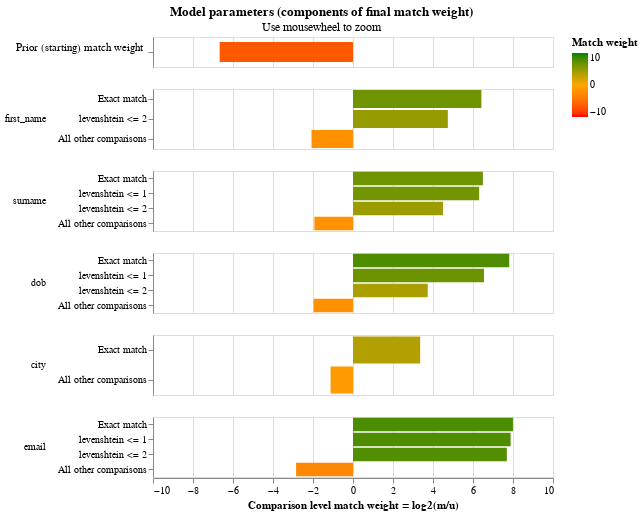

Notebook cell for this chart:
### Markdown cell above
## Visualising model parameters

The final estimated match weights can be viewed in the match weights chart:

### Code cell
linker.match_weights_chart()

### Figure 1 — Vega-Lite specification as saved in the notebook (floating-point values rounded to 4 significant figures)
{"$schema": "https://vega.github.io/schema/vega-lite/v5.2.json", "config": {"header": {"title": null}, "mark": {"tooltip": null}, "title": {"anchor": "middle"}, "view": {"height": 60, "width": 400}}, "data": {"values": [{"bayes_factor": 0.009834, "bayes_factor_description": "The probability that two random records drawn at random match is 0.010 or one in  102.7 records.This is equivalent to a starting match weight of -6.668.", "comparison_name": "probability_two_random_records_match", "comparison_sort_order": -1, "comparison_vector_value": 0, "has_tf_adjustments": false, "is_null_level": false, "label_for_charts": "", "log2_bayes_factor": -6.668, "m_probability": null, "m_probability_description": null, "max_comparison_vector_value": 0, "probability_two_random_records_match": 0.009738, "sql_condition": null, "tf_adjustment_column": null, "tf_adjustment_weight": null, "u_probability": null, "u_probability_description": null}, {"bayes_factor": 85.55, "bayes_factor_description": "If comparison level is `exact match` then comparison is 85.55 times more likely to be a match", "comparison_name": "first_name", "comparison_sort_order": 0, "comparison_vector_value": 2, "has_tf_adjustments": false, "is_null_level": false, "label_for_charts": "Exact match", "log2_bayes_factor": 6.419, "m_probability": 0.4956, "m_probability_description": "Amongst matching record comparisons, 49.56% of records are in the exact match comparison level", "max_comparison_vector_value": 2, "probability_two_random_records_match": 0.009738, "sql_condition": "first_name_l = first_name_r", "tf_adjustment_column": null, "tf_adjustment_weight": 1, "u_probability": 0.005794, "u_probability_description": "Amongst non-matching record comparisons, 0.58% of records are in the exact match comparison level"}, {"bayes_factor": 26.75, "bayes_factor_description": "If comparison level is `levenshtein <= 2` then comparison is 26.75 times more likely to be a match", "comparison_name": "first_name", "comparison_sort_order": 0, "comparison_vector_value": 1, "has_tf_adjustments": false, "is_null_level": false, "label_for_charts": "levenshtein <= 2", "log2_bayes_factor": 4.742, "m_probability": 0.2707, "m_probability_description": "Amongst matching record comparisons, 27.07% of records are in the levenshtein <= 2 comparison level", "max_comparison_vector_value": 2, "probability_two_random_records_match": 0.009738, "sql_condition": "levenshtein(first_name_l, first_name_r) <= 2", "tf_adjustment_column": null, "tf_adjustment_weight": 1, "u_probability": 0.01012, "u_probability_description": "Amongst non-matching record comparisons, 1.01% of records are in the levenshtein <= 2 comparison level"}, {"bayes_factor": 0.2374, "bayes_factor_description": "If comparison level is `all other comparisons` then comparison is  4.21 times less likely to be a match", "comparison_name": "first_name", "comparison_sort_order": 0, "comparison_vector_value": 0, "has_tf_adjustments": false, "is_null_level": false, "label_for_charts": "All other comparisons", "log2_bayes_factor": -2.074, "m_probability": 0.2336, "m_probability_description": "Amongst matching record comparisons, 23.36% of records are in the all other comparisons comparison level", "max_comparison_vector_value": 2, "probability_two_random_records_match": 0.009738, "sql_condition": "ELSE", "tf_adjustment_column": null, "tf_adjustment_weight": 1, "u_probability": 0.9841, "u_probability_description": "Amongst non-matching record comparisons, 98.41% of records are in the all other comparisons comparison level"}, {"bayes_factor": 90.17, "bayes_factor_description": "If comparison level is `exact match` then comparison is 90.17 times more likely to be a match", "comparison_name": "surname", "comparison_sort_order": 1, "comparison_vector_value": 3, "has_tf_adjustments": false, "is_null_level": false, "label_for_charts": "Exact match", "log2_bayes_factor": 6.495, "m_probability": 0.4409, "m_probability_description": "Amongst matching record comparisons, 44.09% of records are in the exact match comparison level", "max_comparison_vector_value": 3, "probability_two_random_records_match": 0.009738, "sql_condition": "surname_l = surname_r", "tf_adjustment_column": null, "tf_adjustment_weight": 1, "u_probability": 0.00489, "u_probability_description": "Amongst non-matching record comparisons, 0.49% of records are in the exact match comparison level"}, {"bayes_factor": 79.15, "bayes_factor_description": "If comparison level is `levenshtein <= 1` then comparison is 79.15 times more likely to be a match", "comparison_name": "surname", "comparison_sort_order": 1, "comparison_vector_value": 2, "has_tf_adjustments": false, "is_null_level": false, "label_for_charts": "levenshtein <= 1", "log2_bayes_factor": 6.307, "m_probability": 0.1871, "m_probability_description": "Amongst matching record comparisons, 18.71% of records are in the levenshtein <= 1 comparison level", "max_comparison_vector_value": 3, "probability_two_random_records_match": 0.009738, "sql_condition": "levenshtein(surname_l, surname_r) <= 1", "tf_adjustment_column": null, "tf_adjustment_weight": 1, "u_probability": 0.002364, "u_probability_description": "Amongst non-matching record comparisons, 0.24% of records are in the levenshtein <= 1 comparison level"}, {"bayes_factor": 22.6, "bayes_factor_description": "If comparison level is `levenshtein <= 2` then comparison is 22.60 times more likely to be a match", "comparison_name": "surname", "comparison_sort_order": 1, "comparison_vector_value": 1, "has_tf_adjustments": false, "is_null_level": false, "label_for_charts": "levenshtein <= 2", "log2_bayes_factor": 4.498, "m_probability": 0.1132, "m_probability_description": "Amongst matching record comparisons, 11.32% of records are in the levenshtein <= 2 comparison level", "max_comparison_vector_value": 3, "probability_two_random_records_match": 0.009738, "sql_condition": "levenshtein(surname_l, surname_r) <= 2", "tf_adjustment_column": null, "tf_adjustment_weight": 1, "u_probability": 0.005009, "u_probability_description": "Amongst non-matching record comparisons, 0.50% of records are in the levenshtein <= 2 comparison level"}, {"bayes_factor": 0.2619, "bayes_factor_description": "If comparison level is `all other comparisons` then comparison is  3.82 times less likely to be a match", "comparison_name": "surname", "comparison_sort_order": 1, "comparison_vector_value": 0, "has_tf_adjustments": false, "is_null_level": false, "label_for_charts": "All other comparisons", "log2_bayes_factor": -1.933, "m_probability": 0.2587, "m_probability_description": "Amongst matching record comparisons, 25.87% of records are in the all other comparisons comparison level", "max_comparison_vector_value": 3, "probability_two_random_records_match": 0.009738, "sql_condition": "ELSE", "tf_adjustment_column": null, "tf_adjustment_weight": 1, "u_probability": 0.9877, "u_probability_description": "Amongst non-matching record comparisons, 98.77% of records are in the all other comparisons comparison level"}, {"bayes_factor": 224.6, "bayes_factor_description": "If comparison level is `exact match` then comparison is 224.62 times more likely to be a match", "comparison_name": "dob", "comparison_sort_order": 2, "comparison_vector_value": 3, "has_tf_adjustments": false, "is_null_level": false, "label_for_charts": "Exact match", "log2_bayes_factor": 7.811, "m_probability": 0.3926, "m_probability_description": "Amongst matching record comparisons, 39.26% of records are in the exact match comparison level", "max_comparison_vector_value": 3, "probability_two_random_records_match": 0.009738, "sql_condition": "dob_l = dob_r", "tf_adjustment_column": null, "tf_adjustment_weight": 1, "u_probability": 0.001748, "u_probability_description": "Amongst non-matching record comparisons, 0.17% of records are in the exact match comparison level"}, {"bayes_factor": 93.58, "bayes_factor_description": "If comparison level is `levenshtein <= 1` then comparison is 93.58 times more likely to be a match", "comparison_name": "dob", "comparison_sort_order": 2, "comparison_vector_value": 2, "has_tf_adjustments": false, "is_null_level": false, "label_for_charts": "levenshtein <= 1", "log2_bayes_factor": 6.548, "m_probability": 0.1499, "m_probability_description": "Amongst matching record comparisons, 14.99% of records are in the levenshtein <= 1 comparison level", "max_comparison_vector_value": 3, "probability_two_random_records_match": 0.009738, "sql_condition": "levenshtein(dob_l, dob_r) <= 1", "tf_adjustment_column": null, "tf_adjustment_weight": 1, "u_probability": 0.001602, "u_probability_description": "Amongst non-matching record comparisons, 0.16% of records are in the levenshtein <= 1 comparison level"}, {"bayes_factor": 13.32, "bayes_factor_description": "If comparison level is `levenshtein <= 2` then comparison is 13.32 times more likely to be a match", "comparison_name": "dob", "comparison_sort_order": 2, "comparison_vector_value": 1, "has_tf_adjustments": false, "is_null_level": false, "label_for_charts": "levenshtein <= 2", "log2_bayes_factor": 3.736, "m_probability": 0.2067, "m_probability_description": "Amongst matching record comparisons, 20.67% of records are in the levenshtein <= 2 comparison level", "max_comparison_vector_value": 3, "probability_two_random_records_match": 0.009738, "sql_condition": "levenshtein(dob_l, dob_r) <= 2", "tf_adjustment_column": null, "tf_adjustment_weight": 1, "u_probability": 0.01552, "u_probability_description": "Amongst non-matching record comparisons, 1.55% of records are in the levenshtein <= 2 comparison level"}, {"bayes_factor": 0.2556, "bayes_factor_description": "If comparison level is `all other comparisons` then comparison is  3.91 times less likely to be a match", "comparison_name": "dob", "comparison_sort_order": 2, "comparison_vector_value": 0, "has_tf_adjustments": false, "is_null_level": false, "label_for_charts": "All other comparisons", "log2_bayes_factor": -1.968, "m_probability": 0.2508, "m_probability_description": "Amongst matching record comparisons, 25.08% of records are in the all other comparisons comparison level", "max_comparison_vector_value": 3, "probability_two_random_records_match": 0.009738, "sql_condition": "ELSE", "tf_adjustment_column": null, "tf_adjustment_weight": 1, "u_probability": 0.9811, "u_probability_description": "Amongst non-matching record comparisons, 98.11% of records are in the all other comparisons comparison level"}, {"bayes_factor": 10.26, "bayes_factor_description": "If comparison level is `exact match` then comparison is 10.26 times more likely to be a match", "comparison_name": "city", "comparison_sort_order": 3, "comparison_vector_value": 1, "has_tf_adjustments": true, "is_null_level": false, "label_for_charts": "Exact match", "log2_bayes_factor": 3.359, "m_probability": 0.5657, "m_probability_description": "Amongst matching record comparisons, 56.57% of records are in the exact match comparison level", "max_comparison_vector_value": 1, "probability_two_random_records_match": 0.009738, "sql_condition": "city_l = city_r", "tf_adjustment_column": "city", "tf_adjustment_weight": 1, "u_probability": 0.05515, "u_probability_description": "Amongst non-matching record comparisons, 5.51% of records are in the exact match comparison level"}, {"bayes_factor": 0.4597, "bayes_factor_description": "If comparison level is `all other comparisons` then comparison is  2.18 times less likely to be a match", "comparison_name": "city", "comparison_sort_order": 3, "comparison_vector_value": 0, "has_tf_adjustments": false, "is_null_level": false, "label_for_charts": "All other comparisons", "log2_bayes_factor": -1.121, "m_probability": 0.4343, "m_probability_description": "Amongst matching record comparisons, 43.43% of records are in the all other comparisons comparison level", "max_comparison_vector_value": 1, "probability_two_random_records_match": 0.009738, "sql_condition": "ELSE", "tf_adjustment_column": null, "tf_adjustment_weight": 1, "u_probability": 0.9449, "u_probability_description": "Amongst non-matching record comparisons, 94.49% of records are in the all other comparisons comparison level"}, {"bayes_factor": 255.4, "bayes_factor_description": "If comparison level is `exact match` then comparison is 255.42 times more likely to be a match", "comparison_name": "email", "comparison_sort_order": 4, "comparison_vector_value": 3, "has_tf_adjustments": false, "is_null_level": false, "label_for_charts": "Exact match", "log2_bayes_factor": 7.997, "m_probability": 0.5604, "m_probability_description": "Amongst matching record comparisons, 56.04% of records are in the exact match comparison level", "max_comparison_vector_value": 3, "probability_two_random_records_match": 0.009738, "sql_condition": "email_l = email_r", "tf_adjustment_column": null, "tf_adjustment_weight": 1, "u_probability": 0.002194, "u_probability_description": "Amongst non-matching record comparisons, 0.22% of records are in the exact match comparison level"}, {"bayes_factor": 235.5, "bayes_factor_description": "If comparison level is `levenshtein <= 1` then comparison is 235.46 times more likely to be a match", "comparison_name": "email", "comparison_sort_order": 4, "comparison_vector_value": 2, "has_tf_adjustments": false, "is_null_level": false, "label_for_charts": "levenshtein <= 1", "log2_bayes_factor": 7.879, "m_probability": 0.1727, "m_probability_description": "Amongst matching record comparisons, 17.27% of records are in the levenshtein <= 1 comparison level", "max_comparison_vector_value": 3, "probability_two_random_records_match": 0.009738, "sql_condition": "levenshtein(email_l, email_r) <= 1", "tf_adjustment_column": null, "tf_adjustment_weight": 1, "u_probability": 0.0007334, "u_probability_description": "Amongst non-matching record comparisons, 0.07% of records are in the levenshtein <= 1 comparison level"}, {"bayes_factor": 206.6, "bayes_factor_description": "If comparison level is `levenshtein <= 2` then comparison is 206.64 times more likely to be a match", "comparison_name": "email", "comparison_sort_order": 4, "comparison_vector_value": 1, "has_tf_adjustments": false, "is_null_level": false, "label_for_charts": "levenshtein <= 2", "log2_bayes_factor": 7.691, "m_probability": 0.1283, "m_probability_description": "Amongst matching record comparisons, 12.83% of records are in the levenshtein <= 2 comparison level", "max_comparison_vector_value": 3, "probability_two_random_records_match": 0.009738, "sql_condition": "levenshtein(email_l, email_r) <= 2", "tf_adjustment_column": null, "tf_adjustment_weight": 1, "u_probability": 0.0006208, "u_probability_description": "Amongst non-matching record comparisons, 0.06% of records are in the levenshtein <= 2 comparison level"}, {"bayes_factor": 0.1392, "bayes_factor_description": "If comparison level is `all other comparisons` then comparison is  7.19 times less likely to be a match", "comparison_name": "email", "comparison_sort_order": 4, "comparison_vector_value": 0, "has_tf_adjustments": false, "is_null_level": false, "label_for_charts": "All other comparisons", "log2_bayes_factor": -2.845, "m_probability": 0.1387, "m_probability_description": "Amongst matching record comparisons, 13.87% of records are in the all other comparisons comparison level", "max_comparison_vector_value": 3, "probability_two_random_records_match": 0.009738, "sql_condition": "ELSE", "tf_adjustment_column": null, "tf_adjustment_weight": 1, "u_probability": 0.9965, "u_probability_description": "Amongst non-matching record comparisons, 99.65% of records are in the all other comparisons comparison level"}]}, "resolve": {"axis": {"y": "independent"}, "scale": {"y": "independent"}}, "selection": {"zoom_selector": {"bind": "scales", "encodings": ["x"], "type": "interval"}}, "title": {"subtitle": "Use mousewheel to zoom", "text": "Model parameters (components of final match weight)"}, "vconcat": [{"encoding": {"color": {"field": "log2_bayes_factor", "scale": {"domain": [-10, 0, 10], "range": ["red", "orange", "green"]}, "title": "Match weight", "type": "quantitative"}, "tooltip": [{"field": "comparison_name", "title": "Comparison name", "type": "nominal"}, {"field": "probability_two_random_records_match", "format": ".4f", "title": "Probability two random records match", "type": "nominal"}, {"field": "log2_bayes_factor", "format": ",.4f", "title": "Equivalent match weight", "type": "quantitative"}, {"field": "bayes_factor_description", "title": "Match weight description", "type": "nominal"}], "x": {"axis": {"domain": false, "labels": false, "ticks": false, "title": ""}, "field": "log2_bayes_factor", "scale": {"domain": [-10, 10]}, "type": "quantitative"}, "y": {"axis": {"title": "Prior (starting) match weight", "titleAlign": "right", "titleAngle": 0, "titleFontWeight": "normal"}, "field": "label_for_charts", "sort": {"field": "comparison_vector_value", "order": "descending"}, "type": "nominal"}}, "height": 30, "mark": {"clip": true, "height": 20, "type": "bar"}, "selection": {"zoom_selector": {"bind": "scales", "encodings": ["x"], "type": "interval"}}, "transform": [{"filter": "(datum.comparison_name == 'probability_two_random_records_match')"}]}, {"encoding": {"color": {"field": "log2_bayes_factor", "scale": {"domain": [-10, 0, 10], "range": ["red", "orange", "green"]}, "title": "Match weight", "type": "quantitative"}, "row": {"field": "comparison_name", "header": {"labelAlign": "left", "labelAnchor": "middle", "labelAngle": 0}, "sort": {"field": "comparison_sort_order"}, "type": "nominal"}, "tooltip": [{"field": "comparison_name", "title": "Comparison name", "type": "nominal"}, {"field": "label_for_charts", "title": "Label", "type": "ordinal"}, {"field": "sql_condition", "title": "SQL condition", "type": "nominal"}, {"field": "m_probability", "format": ".4f", "title": "M probability", "type": "quantitative"}, {"field": "u_probability", "format": ".4f", "title": "U probability", "type": "quantitative"}, {"field": "bayes_factor", "format": ",.4f", "title": "Bayes factor = m/u", "type": "quantitative"}, {"field": "log2_bayes_factor", "format": ",.4f", "title": "Match weight = log2(m/u)", "type": "quantitative"}, {"field": "bayes_factor_description", "title": "Match weight description", "type": "nominal"}], "x": {"axis": {"title": "Comparison level match weight = log2(m/u)"}, "field": "log2_bayes_factor", "scale": {"domain": [-10, 10]}, "type": "quantitative"}, "y": {"axis": {"title": null}, "field": "label_for_charts", "sort": {"field": "comparison_vector_value", "order": "descending"}, "type": "nominal"}}, "mark": {"clip": true, "type": "bar"}, "resolve": {"axis": {"y": "independent"}, "scale": {"y": "independent"}}, "selection": {"zoom_selector": {"bind": "scales", "encodings": ["x"], "type": "interval"}}, "transform": [{"filter": "(datum.comparison_name != 'probability_two_random_records_match')"}]}]}
